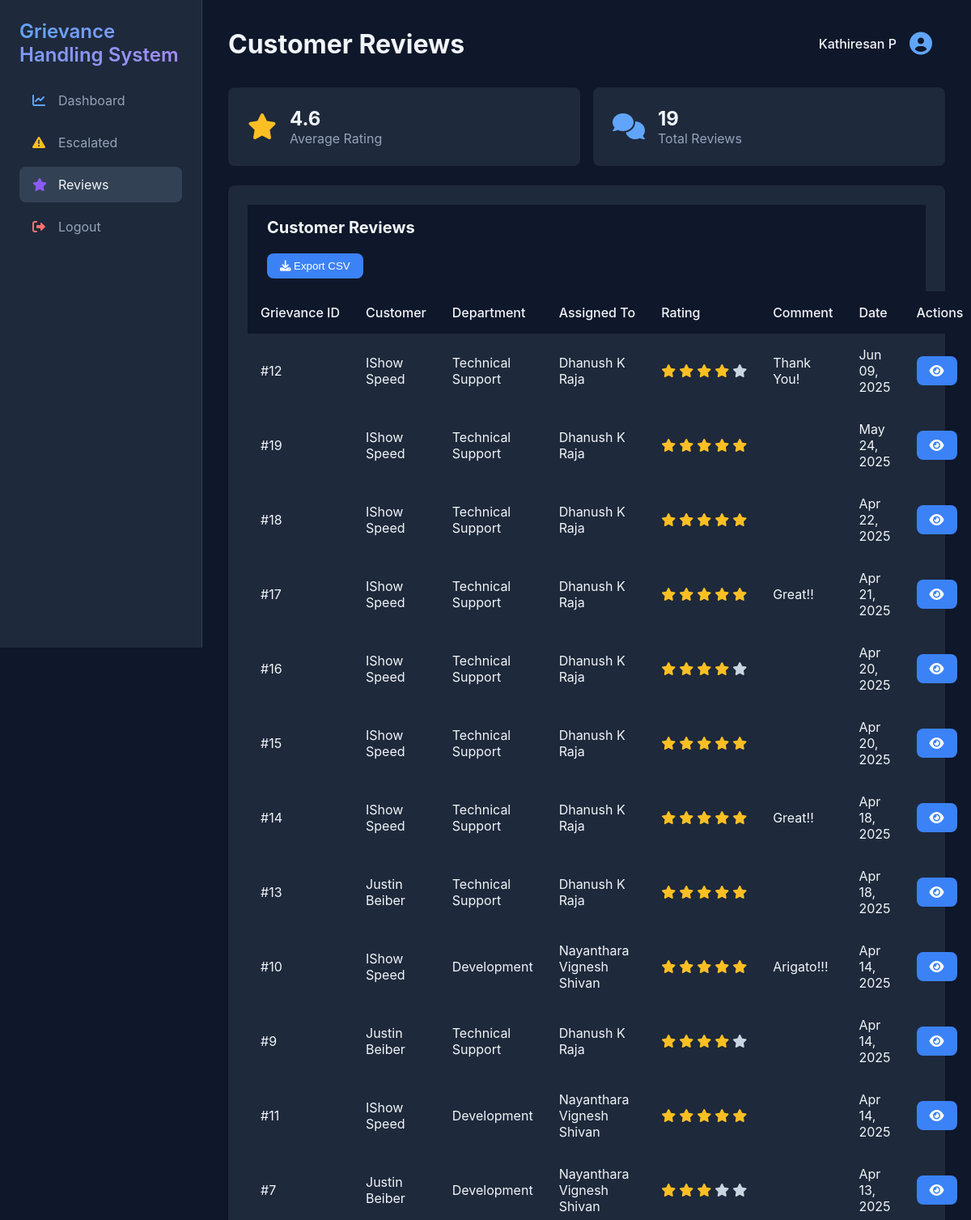
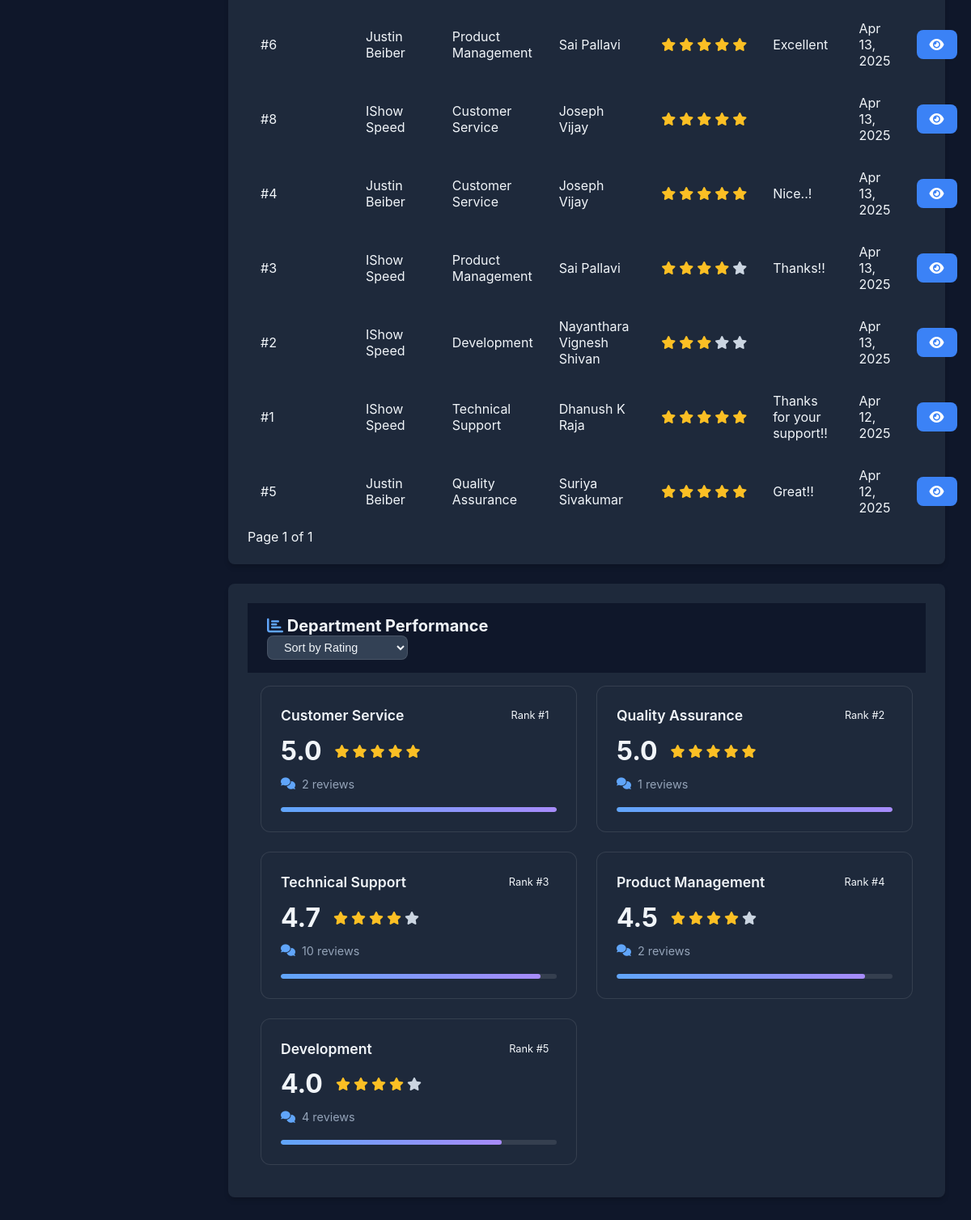
The app's page /reviews/ (signed in) with its own data (2 pictures, top to bottom).
### users/models.py (models this page shows, shortened)
class CustomUser(AbstractUser):
    class Role(models.TextChoices):
        ADMIN = 'ADMIN', 'Admin'
        EMPLOYEE = 'EMPLOYEE', 'Employee'
        CUSTOMER = 'CUSTOMER', 'Customer'
    role = models.CharField(
        max_length=50,
        choices=Role.choices,
        default=Role.CUSTOMER
    )
    department = models.ForeignKey(
        Department,
        on_delete=models.SET_NULL,
        null=True,
        blank=True,
        related_name='department_employees'
    )
    phone = models.CharField(
        max_length=15,
        blank=True,
        null=True,
        verbose_name="Phone Number"
    )
    is_verified = models.BooleanField(default=False)
    class Meta:
        verbose_name = "User"
        verbose_name_plural = "Users"
        ordering = ['last_name', 'first_name']
        permissions = [
            ("can_manage_users", "Can manage users"),
            ("can_manage_grievances", "Can manage grievances"),
        ]

class Department(models.Model):
    name = models.CharField(max_length=100, unique=True)
    description = models.TextField(blank=True)

### grievances/models.py (models this page shows, shortened)
class Feedback(models.Model):
    grievance = models.ForeignKey(Grievance, on_delete=models.CASCADE, related_name='feedbacks')
    customer = models.ForeignKey(CustomUser, on_delete=models.CASCADE, related_name='customer_feedbacks')
    department = models.ForeignKey(Department, on_delete=models.CASCADE)
    assigned_employee = models.ForeignKey(
        CustomUser,
        on_delete=models.CASCADE,
        related_name='employee_feedbacks'
    )
    rating = models.IntegerField(
        validators=[MinValueValidator(1), MaxValueValidator(5)],
        help_text="Rating must be between 1 and 5"
    )
    comment = models.TextField(null=True, blank=True)
    created_at = models.DateTimeField(auto_now_add=True)
    class Meta:
        ordering = ['-created_at']
        verbose_name = 'Feedback'
        verbose_name_plural = 'Feedbacks'

class Grievance(models.Model):
    class Status(models.TextChoices):
        RECEIVED = 'RECEIVED', 'Received'
        IN_PROGRESS = 'IN_PROGRESS', 'In Progress'
        RESOLVED = 'RESOLVED', 'Resolved'
        REJECTED = 'REJECTED', 'Rejected'
        ESCALATED = 'ESCALATED', 'Escalated'
    class IssueType(models.TextChoices):
        TECHNICAL = 'TECHNICAL', 'Technical Issues'
        CUSTOMER_SERVICE = 'CUSTOMER_SERVICE', 'Customer Service Issues'
        SOFTWARE_BUG = 'SOFTWARE_BUG', 'Software/Application Bugs'
        PRODUCT = 'PRODUCT', 'Product/Feature Issues'
        QUALITY = 'QUALITY', 'Quality Assurance Failures'
    user = models.ForeignKey(CustomUser, on_delete=models.CASCADE, related_name='grievances')
    issue_type = models.CharField(max_length=50, choices=IssueType.choices)
    description = models.TextField()
    status = models.CharField(max_length=50, choices=Status.choices, default=Status.RECEIVED)
    assigned_to = models.ForeignKey(CustomUser, on_delete=models.SET_NULL, null=True, blank=True, related_name='assigned_grievances')
    department = models.ForeignKey(Department, on_delete=models.SET_NULL, null=True, blank=True)
    created_at = models.DateTimeField(auto_now_add=True)
    updated_at = models.DateTimeField(auto_now=True)
    class Meta:
        verbose_name = "Grievance"
        verbose_name_plural = "Grievances"
        ordering = ['-created_at']

### grievances/views.py (the view)
# urls.py: path('reviews/', reviews, name='reviews'),
@login_required
def reviews(request):
    if not request.user.is_superuser:
        return HttpResponseForbidden("You don't have permission to access this page.")
    feedbacks = Feedback.objects.select_related('grievance', 'customer', 'department', 'assigned_employee').all()
    rating_filter = request.GET.get('rating')
    if rating_filter:
        feedbacks = feedbacks.filter(rating=rating_filter)
    start_date = request.GET.get('start_date')
    end_date = request.GET.get('end_date')
    if start_date:
        feedbacks = feedbacks.filter(created_at__date__gte=start_date)
    if end_date:
        feedbacks = feedbacks.filter(created_at__date__lte=end_date)
    total_feedbacks = feedbacks.count()
    avg_rating = feedbacks.aggregate(Avg('rating'))['rating__avg'] or 0
    rating_distribution = {
        i: feedbacks.filter(rating=i).count()
        for i in range(1, 6)
    }
    dept_ratings = feedbacks.values('department__name').annotate(
        avg_rating=Avg('rating'),
        count=Count('id')
    ).order_by('-avg_rating')
    paginator = Paginator(feedbacks, 25)  # Show 25 reviews per page
    page_number = request.GET.get('page')
    page_obj = paginator.get_page(page_number)
    context = {
        'feedbacks': page_obj,
        'total_feedbacks': total_feedbacks,
        'avg_rating': round(avg_rating, 1),
        'rating_distribution': rating_distribution,
        'dept_ratings': dept_ratings,
        'is_paginated': True,
        'page_obj': page_obj,
        'selected_rating': rating_filter,
        'start_date': start_date,
        'end_date': end_date
    }
    return render(request, 'grievances/reviews.html', context)

### templates/grievances/reviews.html (shortened to what this page needs)
{% extends 'base.html' %}
{% load grievance_filters %}
{% block page_title %}Customer Reviews{% endblock %}
{% block content %}
<div class="container">
    <div class="stats-grid">
        <div class="stat-card">
            <div class="stat-icon">
                <i class="fas fa-star icon-warning"></i>
            </div>
            <div class="stat-content">
                <h3>{{ avg_rating|floatformat:1 }}</h3>
                <p>Average Rating</p>
            </div>
        </div>
        <div class="stat-card">
            <div class="stat-icon">
                <i class="fas fa-comments icon-primary"></i>
            </div>
            <div class="stat-content">
                <h3>{{ total_feedbacks }}</h3>
                <p>Total Reviews</p>
            </div>
        </div>
    </div>
    <div class="card">
        <div class="card-header d-flex justify-content-between align-items-center">
            <h3>Customer Reviews</h3>
            <br/>
            <div class="header-actions">
                <button type="button" class="btn btn-primary" onclick="exportTableToCSV()">
                    <i class="fas fa-download"></i> Export CSV
                </button>
            </div>
        </div>
        <div class="card-body">
            <div class="table-responsive">
                <table class="table">
                    <thead>
                        <tr>
                            <th>Grievance ID</th>
                            <th>Customer</th>
                            <th>Department</th>
                            <th>Assigned To</th>
                            <th>Rating</th>
                            <th>Comment</th>
                            <th>Date</th>
                            <th>Actions</th>
                        </tr>
                    </thead>
                    <tbody>
                        {% for feedback in feedbacks %}
                        <tr>
                            <td>#{{ feedback.grievance.id }}</td>
                            <td>{{ feedback.grievance.user.get_full_name }}</td>
                            <td>{{ feedback.grievance.department.name }}</td>
                            <td>{{ feedback.grievance.assigned_to.get_full_name }}</td>
                            <td>
                                <div class="rating-stars">
                                    {% for i in "12345"|make_list %}
                                    <i class="fas fa-star {% if forloop.counter <= feedback.rating %}icon-warning{% else %}icon-muted{% endif %}"></i>
                                    {% endfor %}
                                </div>
                            </td>
                            <td>{{ feedback.comment|truncatechars:50 }}</td>
                            <td>{{ feedback.created_at|date:"M d, Y" }}</td>
                            <td>
                                <a href="{% url 'grievance_detail' feedback.grievance.id %}" class="btn btn-primary btn-sm">
                                    <i class="fas fa-eye"></i>
                                </a>
                            </td>
                        </tr>
                        {% empty %}
                        <tr>
                            <td colspan="8" class="text-center">No reviews found</td>
                        </tr>
                        {% endfor %}
                    </tbody>
                </table>
            </div>
            {% if is_paginated %}
            <div class="pagination">
                <span class="pagination-info">
                    Page {{ page_obj.number }} of {{ page_obj.paginator.num_pages }}
                </span>
            </div>
            {% endif %}
        </div>
    </div>
    <div class="card mt-4">
        <div class="card-header d-flex justify-content-between align-items-center">
            <h3><i class="fas fa-chart-bar icon-primary me-2"></i> Department Performance</h3>
            <div class="header-actions">
                <select id="sortDepartments" class="form-select form-select-sm">
                    <option value="rating">Sort by Rating</option>
                </select>
            </div>
        </div>
        <div class="card-body">
            <div class="department-grid">
                {% for dept in dept_ratings %}
                <div class="department-card" data-rating="{{ dept.avg_rating }}" data-reviews="{{ dept.count }}">
                    <div class="department-header">
                        <h4>{{ dept.department__name }}</h4>
                        <span class="badge bg-primary">Rank #{{ forloop.counter }}</span>
                    </div>
                    <div class="department-stats">
                        <div class="rating-section">
                            <div class="rating-value">{{ dept.avg_rating|floatformat:1 }}</div>
                            <div class="rating-stars">
                                {% for i in "12345"|make_list %}
                                <i class="fas fa-star {% if forloop.counter <= dept.avg_rating %}icon-warning{% else %}icon-muted{% endif %}"></i>
                                {% endfor %}
                            </div>
                        </div>
                        <div class="stats-details">
                            <div class="review-count">
                                <i class="fas fa-comments icon-primary"></i>
                                <span>{{ dept.count }} reviews</span>
                            </div>
                            <div class="performance-bar">
                                <div class="bar-bg">
                                    <div class="bar-fill" data-rating="{{ dept.avg_rating }}"></div>
                                </div>
                            </div>
                        </div>
                    </div>
                </div>
                {% empty %}
                <div class="text-center text-muted">No department data available</div>
                {% endfor %}
            </div>
        </div>
    </div>
</div>
{% endblock %}

### templates/base.html (shortened to what this page needs)
<!DOCTYPE html>
<html lang="en">
<head>
    <link rel="stylesheet" href="https://cdnjs.cloudflare.com/ajax/libs/font-awesome/6.0.0/css/all.min.css">
</head>
<body>
    <div class="sidebar">
        <a href="{% url 'home' %}" class="sidebar-brand">
             Grievance Handling System
        </a>
        <br/>
        <br/>
        <ul class="sidebar-nav">
            {% if user.is_authenticated %}
                <li class="nav-item">
                    <a href="{% url 'dashboard' %}" class="nav-link {% if request.resolver_match.url_name == 'dashboard' %}active{% endif %}">
                        <i class="fas fa-chart-line icon-primary"></i> Dashboard
                    </a>
                </li>
                {% if user.role == 'ADMIN' %}
                <li class="nav-item">
                    <a href="{% url 'escalated_grievances' %}" class="nav-link {% if request.resolver_match.url_name == 'escalated_grievances' %}active{% endif %}">
                        <i class="fas fa-exclamation-triangle icon-warning"></i> Escalated
                    </a>
                </li>
                <li class="nav-item">
                    <a href="{% url 'reviews' %}" class="nav-link {% if request.resolver_match.url_name == 'reviews' %}active{% endif %}">
                        <i class="fas fa-star icon-info"></i> Reviews
                    </a>
                </li>
                {% endif %}
                <li class="nav-item">
                    <a href="{% url 'logout' %}" class="nav-link">
                        <i class="fas fa-sign-out-alt icon-danger"></i> Logout
                    </a>
                </li>
            {% endif %}
        </ul>
    </div>
    <div class="main-content">
        <div class="top-bar">
            <h1>{% block page_title %}{% endblock %}</h1>
            {% if user.is_authenticated %}
            <div class="user-profile">
                <a href="{% url 'profile' %}" class="profile-link">
                    <span>{{ user.get_full_name }}</span>
                    <i class="fas fa-user-circle"></i>
                </a>
            </div>
            {% endif %}
        </div>
        {% block content %}
        {% endblock %}
    </div>
</body>
</html>

### records on screen
CustomUser: get_full_name "Kathiresan P"
Feedback: grievance.id "12", grievance.user.get_full_name "IShow Speed", grievance.department.name "Technical Support", grievance.assigned_to.get_full_name "Dhanush K Raja", rating 4 (drawn), comment "Thank You!", created_at "Jun 09, 2025"
Feedback: grievance.id "19", grievance.user.get_full_name "IShow Speed", grievance.department.name "Technical Support", grievance.assigned_to.get_full_name "Dhanush K Raja", rating 5 (drawn), created_at "May 24, 2025"
Feedback: grievance.id "18", grievance.user.get_full_name "IShow Speed", grievance.department.name "Technical Support", grievance.assigned_to.get_full_name "Dhanush K Raja", rating 5 (drawn), created_at "Apr 22, 2025"
Feedback: grievance.id "17", grievance.user.get_full_name "IShow Speed", grievance.department.name "Technical Support", grievance.assigned_to.get_full_name "Dhanush K Raja", rating 5 (drawn), comment "Great!!", created_at "Apr 21, 2025"
Feedback: grievance.id "16", grievance.user.get_full_name "IShow Speed", grievance.department.name "Technical Support", grievance.assigned_to.get_full_name "Dhanush K Raja", rating 4 (drawn), created_at "Apr 20, 2025"
Feedback: grievance.id "15", grievance.user.get_full_name "IShow Speed", grievance.department.name "Technical Support", grievance.assigned_to.get_full_name "Dhanush K Raja", rating 5 (drawn), created_at "Apr 20, 2025"
Feedback: grievance.id "14", grievance.user.get_full_name "IShow Speed", grievance.department.name "Technical Support", grievance.assigned_to.get_full_name "Dhanush K Raja", rating 5 (drawn), comment "Great!!", created_at "Apr 18, 2025"
Feedback: grievance.id "13", grievance.user.get_full_name "Justin Beiber", grievance.department.name "Technical Support", grievance.assigned_to.get_full_name "Dhanush K Raja", rating 5 (drawn), created_at "Apr 18, 2025"
Feedback: grievance.id "10", grievance.user.get_full_name "IShow Speed", grievance.department.name "Development", grievance.assigned_to.get_full_name "Nayanthara Vignesh Shivan", rating 5 (drawn), comment "Arigato!!!", created_at "Apr 14, 2025"
Feedback: grievance.id "9", grievance.user.get_full_name "Justin Beiber", grievance.department.name "Technical Support", grievance.assigned_to.get_full_name "Dhanush K Raja", rating 4 (drawn), created_at "Apr 14, 2025"
Feedback: grievance.id "11", grievance.user.get_full_name "IShow Speed", grievance.department.name "Development", grievance.assigned_to.get_full_name "Nayanthara Vignesh Shivan", rating 5 (drawn), created_at "Apr 14, 2025"
Feedback: grievance.id "7", grievance.user.get_full_name "Justin Beiber", grievance.department.name "Development", grievance.assigned_to.get_full_name "Nayanthara Vignesh Shivan", rating 3 (drawn), created_at "Apr 13, 2025"
Feedback: grievance.id "6", grievance.user.get_full_name "Justin Beiber", grievance.department.name "Product Management", grievance.assigned_to.get_full_name "Sai Pallavi", rating 5 (drawn), comment "Excellent", created_at "Apr 13, 2025"
Feedback: grievance.id "8", grievance.user.get_full_name "IShow Speed", grievance.department.name "Customer Service", grievance.assigned_to.get_full_name "Joseph Vijay", rating 5 (drawn), created_at "Apr 13, 2025"
Feedback: grievance.id "4", grievance.user.get_full_name "Justin Beiber", grievance.department.name "Customer Service", grievance.assigned_to.get_full_name "Joseph Vijay", rating 5 (drawn), comment "Nice..!", created_at "Apr 13, 2025"
Feedback: grievance.id "3", grievance.user.get_full_name "IShow Speed", grievance.department.name "Product Management", grievance.assigned_to.get_full_name "Sai Pallavi", rating 4 (drawn), comment "Thanks!!", created_at "Apr 13, 2025"
Feedback: grievance.id "2", grievance.user.get_full_name "IShow Speed", grievance.department.name "Development", grievance.assigned_to.get_full_name "Nayanthara Vignesh Shivan", rating 3 (drawn), created_at "Apr 13, 2025"
Feedback: grievance.id "1", grievance.user.get_full_name "IShow Speed", grievance.department.name "Technical Support", grievance.assigned_to.get_full_name "Dhanush K Raja", rating 5 (drawn), comment "Thanks for your support!!", created_at "Apr 12, 2025"
Feedback: grievance.id "5", grievance.user.get_full_name "Justin Beiber", grievance.department.name "Quality Assurance", grievance.assigned_to.get_full_name "Suriya Sivakumar", rating 5 (drawn), comment "Great!!", created_at "Apr 12, 2025"
Department: department__name "Customer Service", avg_rating "5.0", count "2"
Department: department__name "Quality Assurance", avg_rating "5.0", count "1"
Department: department__name "Technical Support", avg_rating "4.7", count "10"
Department: department__name "Product Management", avg_rating "4.5", count "2"
Department: department__name "Development", avg_rating "4.0", count "4"

### other values on screen
{{ avg_rating|floatformat:1 }} "4.6"
{{ total_feedbacks }} "19"
{{ page_obj.number }} "1"
{{ page_obj.paginator.num_pages }} "1"
